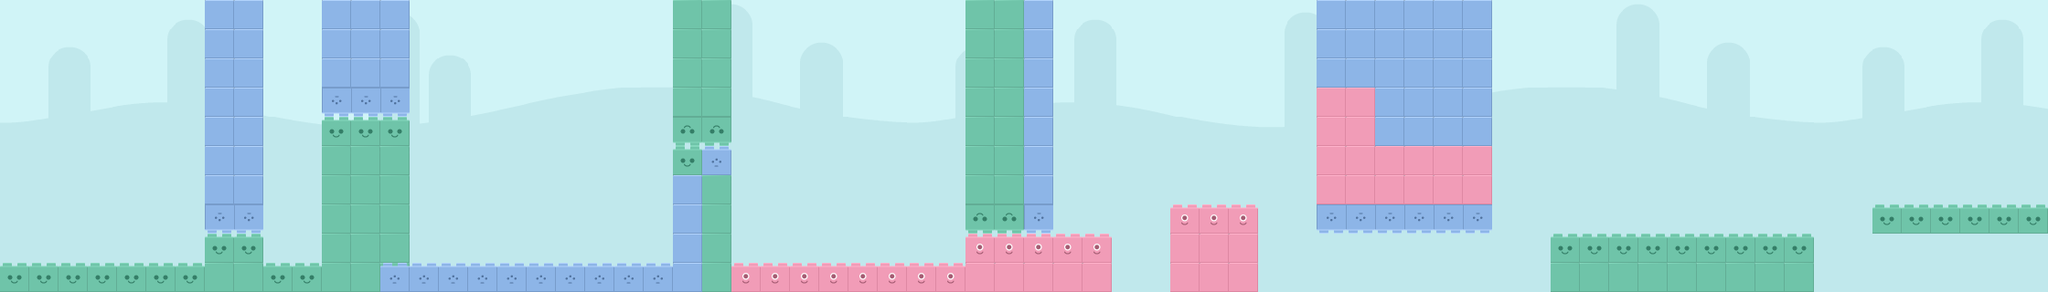

Tiled map render using the project's own tile images. Description and the map definition, with tile-layer contents summarised, below:
An orthogonal 70x10 tile map with 32x32 px tiles, 8 tile layers (background, env, red, green, ...), 3 tilesets and 6 objects.

<map version="1.0" orientation="orthogonal" renderorder="right-down" width="70" height="10" tilewidth="32" tileheight="32" nextobjectid="35">
 <tileset firstgid="1" name="bricks" tilewidth="32" tileheight="32">
  <tile id="0">
   <image width="32" height="32" source="bricks/brick01.png" />
  </tile>
  <tile id="1">
   <image width="32" height="32" source="bricks/brick01a.png" />
  </tile>
  <tile id="2">
   <image width="32" height="32" source="bricks/brick01b.png" />
  </tile>
  <tile id="3">
   <image width="32" height="32" source="bricks/brick01c.png" />
  </tile>
  <tile id="4">
   <image width="32" height="32" source="bricks/brick02.png" />
  </tile>
  <tile id="5">
   <image width="32" height="32" source="bricks/brick02a.png" />
  </tile>
  <tile id="6">
   <image width="32" height="32" source="bricks/brick02b.png" />
  </tile>
  <tile id="7">
   <image width="32" height="32" source="bricks/brick02c.png" />
  </tile>
  <tile id="8">
   <image width="32" height="32" source="bricks/brick03.png" />
  </tile>
  <tile id="9">
   <image width="32" height="32" source="bricks/brick03b.png" />
  </tile>
  <tile id="10">
   <image width="32" height="32" source="bricks/brick04.png" />
  </tile>
  <tile id="11">
   <image width="32" height="32" source="bricks/brick04b.png" />
  </tile>
  <tile id="12">
   <image width="32" height="32" source="bricks/brick05.png" />
  </tile>
  <tile id="13">
   <image width="32" height="32" source="bricks/brick05b.png" />
  </tile>
  <tile id="14">
   <image width="32" height="32" source="bricks/brick06.png" />
  </tile>
  <tile id="15">
   <image width="32" height="32" source="bricks/brick06b.png" />
  </tile>
  <tile id="16">
   <image width="32" height="32" source="bricks/brick07.png" />
  </tile>
  <tile id="17">
   <image width="32" height="32" source="bricks/brick07b.png" />
  </tile>
  <tile id="18">
   <image width="32" height="32" source="bricks/brick08.png" />
  </tile>
  <tile id="19">
   <image width="32" height="32" source="bricks/brick08b.png" />
  </tile>
  <tile id="20">
   <image width="32" height="32" source="bricks/brick08c.png" />
  </tile>
  <tile id="21">
   <image width="32" height="32" source="bricks/brick08d.png" />
  </tile>
  <tile id="22">
   <image width="32" height="32" source="bricks/brick09.png" />
  </tile>
  <tile id="23">
   <image width="32" height="32" source="bricks/brick09b.png" />
  </tile>
  <tile id="24">
   <image width="32" height="32" source="bricks/brick09c.png" />
  </tile>
  <tile id="25">
   <image width="32" height="32" source="bricks/brick09d.png" />
  </tile>
  <tile id="26">
   <image width="32" height="32" source="bricks/brick10.png" />
  </tile>
  <tile id="27">
   <image width="32" height="32" source="bricks/brick10b.png" />
  </tile>
  <tile id="28">
   <image width="32" height="32" source="bricks/brick10c.png" />
  </tile>
  <tile id="29">
   <image width="32" height="32" source="bricks/brick10d.png" />
  </tile>
 </tileset>
 <tileset firstgid="31" name="background" tilewidth="32" tileheight="32" spacing="1" margin="1">
  <image source="bg_grasslands.png" width="1024" height="512" />
 </tileset>
 <tileset firstgid="496" name="boosts" tilewidth="32" tileheight="32">
  <tile id="0">
   <image width="32" height="32" source="boosts/beige.png" />
  </tile>
  <tile id="1">
   <image width="32" height="32" source="boosts/blue.png" />
  </tile>
  <tile id="2">
   <image width="32" height="32" source="boosts/green.png" />
  </tile>
  <tile id="3">
   <image width="32" height="32" source="boosts/red.png" />
  </tile>
  <tile id="4">
   <image width="32" height="32" source="boosts/yellow.png" />
  </tile>
 </tileset>
 <layer name="background" width="70" height="10">
  <data>[700 cells, 700 non-empty, 310 distinct tile ids]</data>
 </layer>
 <layer name="env" width="70" height="10">
  <data>[700 cells, 0 non-empty, 0 distinct tile ids]</data>
 </layer>
 <layer name="red" width="70" height="10">
  <data>[700 cells, 43 non-empty, 2 distinct tile ids]</data>
 </layer>
 <layer name="green" width="70" height="10">
  <data>[700 cells, 86 non-empty, 2 distinct tile ids]</data>
 </layer>
 <layer name="blue" width="70" height="10">
  <data>[700 cells, 83 non-empty, 2 distinct tile ids]</data>
 </layer>
 <layer name="beige" width="70" height="10">
  <data>[700 cells, 0 non-empty, 0 distinct tile ids]</data>
 </layer>
 <layer name="yellow" width="70" height="10">
  <data>[700 cells, 0 non-empty, 0 distinct tile ids]</data>
 </layer>
 <layer name="normal" width="70" height="10">
  <data>[700 cells, 0 non-empty, 0 distinct tile ids]</data>
 </layer>
 <objectgroup name="player" />
 <objectgroup name="red_boost">
  <object id="30" x="600" y="258">
   <ellipse />
  </object>
 </objectgroup>
 <objectgroup name="blue_boost">
  <object id="34" x="121" y="254">
   <ellipse />
  </object>
 </objectgroup>
 <objectgroup name="yellow_boost" />
 <objectgroup name="beige_boost" />
 <objectgroup name="final_zone">
  <object id="26" x="2213.58" y="-72.6364" width="7" height="344" />
 </objectgroup>
 <objectgroup name="flag">
  <object id="27" x="2204.91" y="196.031" width="32" height="32" />
 </objectgroup>
 <objectgroup name="end-enemy-0">
  <object id="31" x="1990" y="230" />
 </objectgroup>
 <objectgroup name="begin-enemy-0">
  <object id="32" x="1700" y="230" />
 </objectgroup>
</map>
